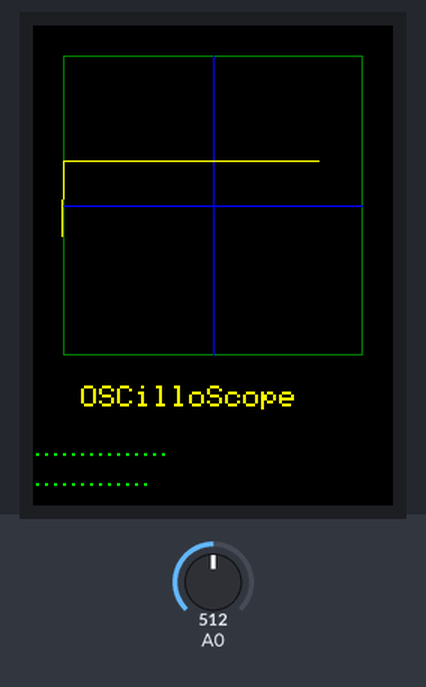
Bench run of a sketch on a simulated Arduino Mega 2560, built with avr-gcc and run on an emulated ATmega2560. Shown: 240×320 colour display. Inputs (shaded band) come from the test bench; at power-on: A0 = 512. What the sketch prints to the serial monitor is not drawn.

Above: at 1.4 s.
1.5 s: A0 set to 716
At 1.89 s:
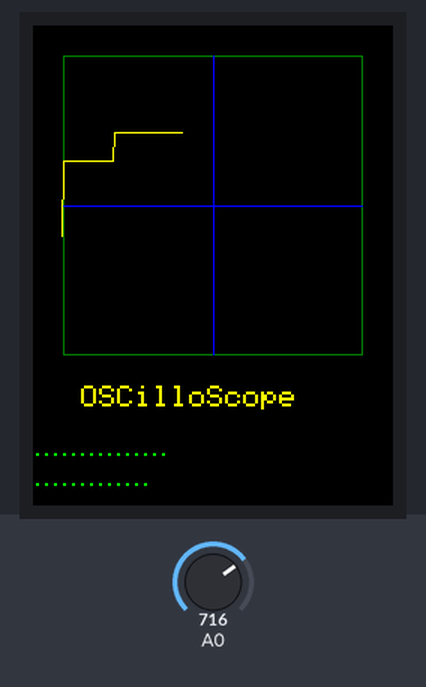
3.2 s: A0 set to 900
At 3.4 s:
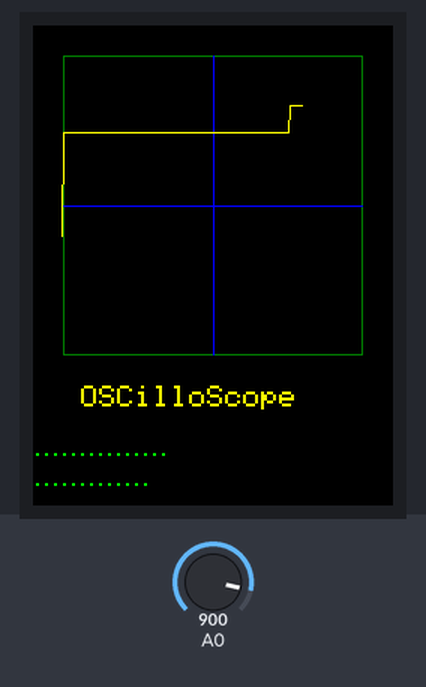
4.7 s: A0 set to 1023
At 4.91 s:
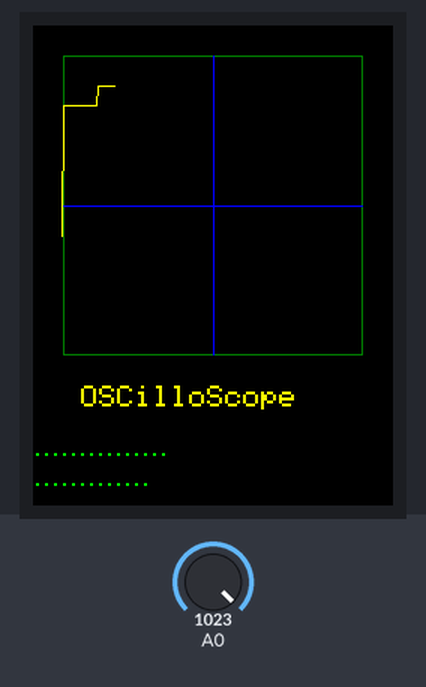
Timing chart, 0 to 7.7 s (numbered marks = the images above; inputs shaded):
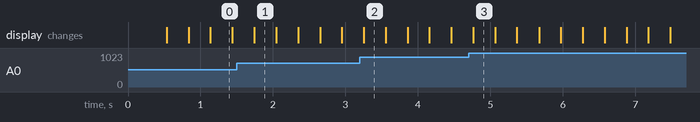

The sketch:

osc.ino
```cpp
#include "SPI.h"
#include "Adafruit_GFX.h"
#include "Adafruit_ILI9341.h"

Adafruit_ILI9341 tft = Adafruit_ILI9341(51, 50, 52, 53, 48, 49); // CS, WR-DC, SDI, SCL, RST, NONE-D/C


int boxLeft=20;
int boxTop=20;
int boxWidth=200;
int boxHeight=200;
int centerX=boxLeft+ (boxWidth/2);
int centerY=boxTop+(boxHeight/2);
int x=boxLeft;
int prevY = centerY; // Initial y-coordinate for the first line segment

void setup() {
  pinMode(A0, INPUT);
  Serial.begin(9600);
  Serial.println("Arduino ocilloscope START!");
  tft.begin();
  tft.fillScreen(ILI9341_BLACK);
drawPlotBox();
displayText();

}

void loop(void) {
drawInpuwave(); // Call the function to draw the A0 value on the screen
 delay(5);

}
void drawInpuwave() {
 int r = analogRead(A0); // Read the analog value from A0
 int mappedValue = map(r, 0, 1023, 0, boxHeight); // Map the value to the box's height
 int y = centerY - ((mappedValue / 2)); // Calculate the y-coordinate, adjusting for the center of the box
 tft.drawLine(x - 1, prevY+boxTop, x, y+boxTop, ILI9341_YELLOW);
 prevY = y;
 x++;

if (x>=boxLeft+boxWidth)
{
  tft.fillRect(boxLeft, boxTop, boxWidth, centerY+10, ILI9341_BLACK);

drawPlotBox();
 x = boxLeft; // Reset the x-coordinate to the start of the box
 prevY = centerY;
}

}

void drawPlotBox(){

tft.drawRect(boxLeft, boxTop, boxWidth , boxHeight,  ILI9341_DARKGREEN);
tft.drawFastHLine(boxLeft,centerY,boxWidth,ILI9341_BLUE);
tft.drawFastVLine(centerX,boxTop,boxHeight,ILI9341_BLUE);
}

void displayText() {
  tft.setCursor(boxLeft,boxTop+boxHeight+20 ); tft.setTextColor(ILI9341_YELLOW);  tft.setTextSize(2);  tft.println(" OSCilloScope ");
  tft.setCursor(0, boxTop+boxHeight+60); tft.setTextColor(ILI9341_GREEN);  tft.setTextSize(1);  tft.println("...............");
  tft.setCursor(0, boxTop+boxHeight+80); tft.setTextColor(ILI9341_GREEN);  tft.setTextSize(1);  tft.println(".............");

}
```
